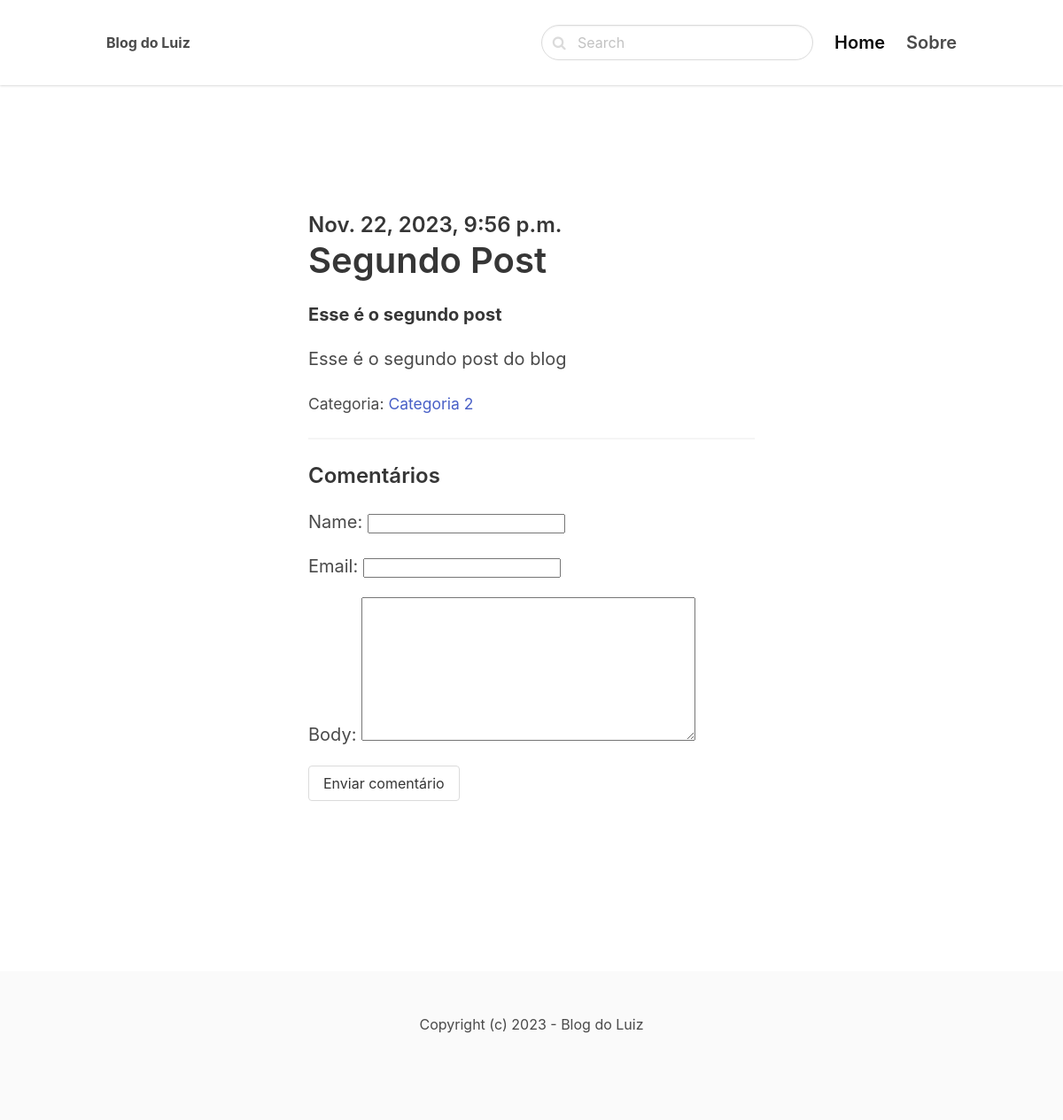
Screenshot of /categoria2/segundo-post with the database file from the repository.
### blog/models.py (models this page shows, shortened)
class Post(models.Model):
    ACTIVE = 'active'
    DRAFT = 'draft'
    CHOICES_STATUS = {
        (ACTIVE, 'Active'),
        (DRAFT, "Draft")
    }
    category = models.ForeignKey(Category, related_name='posts', on_delete=models.CASCADE)
    title = models.CharField(max_length=255)
    slug = models.SlugField()
    intro = models.TextField()
    body = models.TextField()
    created_at = models.DateTimeField(auto_now_add=True)
    status = models.CharField(max_length=10, choices=CHOICES_STATUS, default=ACTIVE)
    class Meta:
        ordering = ('-created_at',)

class Category(models.Model):
    title = models.CharField(max_length=255)
    slug = models.SlugField()
    class Meta:
        ordering = ('title',)
        verbose_name_plural = 'Categories'
    def __str__(self):
        return self.title

### blog/views.py (the view)
# urls.py: path('<slug:category_slug>/<slug:slug>', views.detail, name='post_detail'),
def detail(request, category_slug, slug):
    post = get_object_or_404(Post, slug=slug)
    if request.method == 'POST':
        form = CommentForm(request.POST)
        if form.is_valid():
            comment = form.save(commit=False)
            comment.post = post
            comment.save()
            return redirect('post_detail', slug=slug)
    else:
        form = CommentForm()
        return render(request,'blog/detail.html', {'post': post, 'form': form})

### blog/forms.py
class CommentForm(forms.ModelForm):
    class Meta:
        model = Comment
        fields = ('name', 'email', 'body')

### blog/templates/blog/detail.html (shortened to what this page needs)
{% extends 'core/base.html' %}
{% block content %}
<section class="hero">
    <div class="hero-body">
            <section class="section">
                <div class="columns">
                    <div  class="column is-8 is-offset-2">
                        <div class="content is-medium">
                            <h2 class="subtitle is-4">{{ post.created_at}}</h2>
                            <h1 class="title">{{post.title}}</h1>
                            <p><strong>{{ post.intro }} </strong></p>
                            <p>{{ post.body }} </p>
                            <p><small>Categoria: <a href="{% url 'category_detail' post.category.slug %}"> {{ post.category}} </a></small></p>
                            <hr>
                            <h2 class="subtitle is-4">Comentários</h2>
                            <form method="post" class="mb-6">
                                {{ form.as_p }}
                                <div class="'field">
                                    <div class="control">
                                        <button class="button is-sucess">Enviar comentário</button>
                                    </div>
                                </div>
                            </form>
                        </div>
                    </div>
                </div>
            </section>
        </div>
    </div>
</section>
{% endblock%}

### rows the page displays
Post: created_at "Nov. 22, 2023, 9:56 p.m.", title "Segundo Post", intro "Esse é o segundo post", body "Esse é o segundo post do blog", category "Categoria 2"
